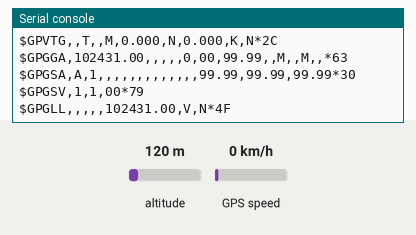
The program below on a simulated CircuitPython board. Shown: the last lines printed to the serial console. The test bench sets the inputs (shaded band); at power-on: GPS speed 0 km/h, altitude 120 m. The GPS gets a fix after 3 s at 37.7749, -122.4194 with 8 satellites.

Above: at 1.2 s.
1.3 s: GPS speed set to 30 km/h
At 2.8 s:
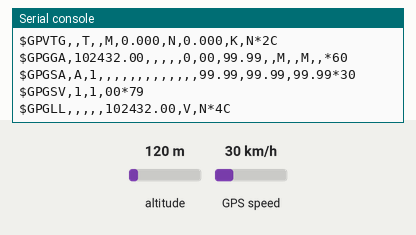
3.6 s: altitude set to 20 m
At 4.4 s:
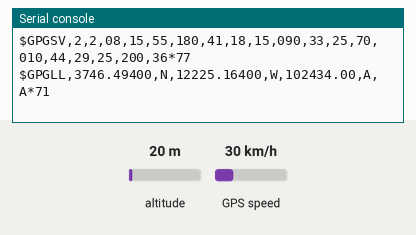
6.5 s: altitude set to 500 m
At 8.7 s:
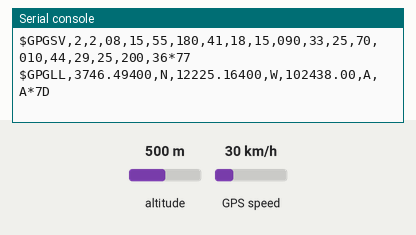
9.5 s: GPS speed set to 90 km/h
At 10.8 s:
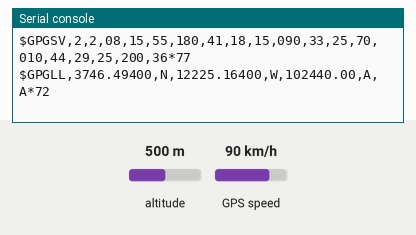
12.5 s: GPS speed set to 118 km/h
At 13.7 s:
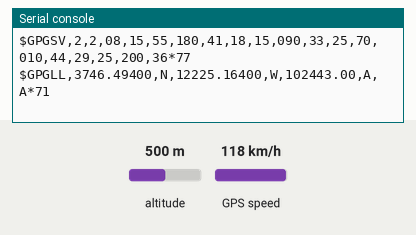
15.5 s: altitude set to 250 m
At 18.7 s:
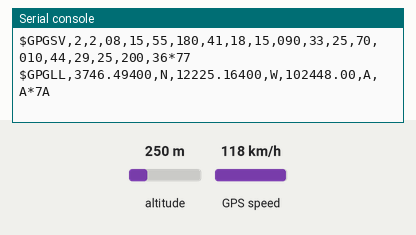
Timing chart, 0 to 19.5 s (numbered marks = the images above; inputs shaded):
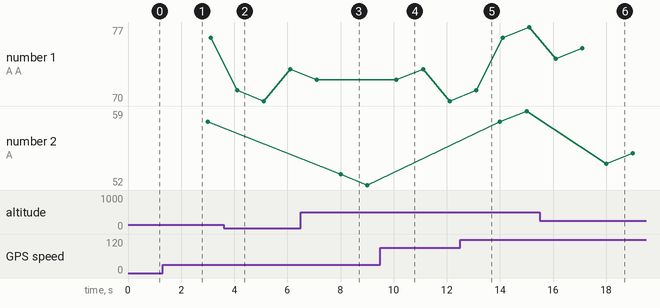

The program:

GPSPassthrough.py
```python
import board
import busio
import supervisor

# UART connected to GPS (adjust pins and baudrate as needed)
gps_uart = busio.UART(board.TX, board.RX, baudrate=38400, timeout=0.1)

# USB serial console (your computer side)
usb_serial = supervisor.runtime.serial_bytes_available

import sys

def read_usb():
    data = b""
    while supervisor.runtime.serial_bytes_available:
        data += sys.stdin.buffer.read(1)
    return data

def write_usb(data):
    sys.stdout.buffer.write(data)
    #sys.stdout.flush()

while True:
    # Forward from GPS → USB
    gps_data = gps_uart.read(64)  # read up to 64 bytes
    if gps_data:
        write_usb(gps_data)

    # Forward from USB → GPS
    usb_data = read_usb()
    if usb_data:
        gps_uart.write(usb_data)
```

Measured:
- after the input at 3.6 s, the serial console: prints a new line after 0.40 s (image 2)
- after the input at 6.5 s, the serial console: prints a new line after 0.50 s (image 3)
- after the input at 9.5 s, the serial console: prints a new line after 0.50 s (image 4)
- after the input at 12.5 s, the serial console: prints a new line after 0.50 s (image 5)
- after the input at 15.5 s, the serial console: prints a new line after 0.50 s (image 6)
